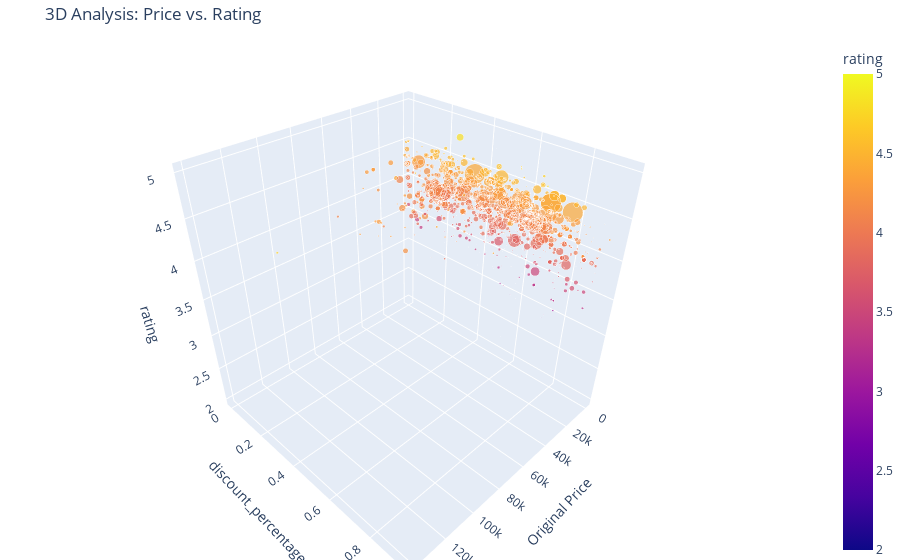

Source (notebook cell):
### Code cell
import plotly.express as px

# 3D Scatter Plot 생성
fig = px.scatter_3d(
    df, 
    x='actual_price', 
    y='discount_percentage', 
    z='rating',
    color='rating',           # 평점에 따라 색상 변경
    size='rating_count',      # 리뷰 수가 많을수록 점을 크게 표시
    opacity=0.7,
    labels={'actual_price': 'Original Price', 'discount_percentage': 'discount_percentage', 'rating': 'rating'},
    title='3D Analysis: Price vs. Rating'
)

# 레이아웃 설정 (차트가 너무 작지 않게)
fig.update_layout(margin=dict(l=0, r=0, b=0, t=40))
fig.show()

### Figure 1 — Plotly figure (JSON) as saved in the notebook; plotly's stock layout.template omitted (floating-point values rounded to 4 significant figures; data arrays with more than 128 entries replaced by an {"elided": "..."} marker saying what was removed)
{"data": [{"hovertemplate": "Original Price=%{x}<br>discount_percentage=%{y}<br>rating=%{marker.color}<br>rating_count=%{marker.size}<extra></extra>", "legendgroup": "", "marker": {"color": {"elided": "1424 float values"}, "coloraxis": "coloraxis", "opacity": 0.7, "size": {"elided": "1424 float values"}, "sizemode": "area", "sizeref": 1067.0, "symbol": "circle"}, "mode": "markers", "name": "", "scene": "scene", "showlegend": false, "type": "scatter3d", "x": {"elided": "1424 float values"}, "y": {"elided": "1424 float values"}, "z": {"elided": "1424 float values"}}], "layout": {"coloraxis": {"colorbar": {"title": {"text": "rating"}}, "colorscale": [[0, "#0d0887"], [0.1111, "#46039f"], [0.2222, "#7201a8"], [0.3333, "#9c179e"], [0.4444, "#bd3786"], [0.5556, "#d8576b"], [0.6667, "#ed7953"], [0.7778, "#fb9f3a"], [0.8889, "#fdca26"], [1, "#f0f921"]]}, "legend": {"itemsizing": "constant", "tracegroupgap": 0}, "margin": {"b": 0, "l": 0, "r": 0, "t": 40}, "scene": {"domain": {"x": [0, 1], "y": [0, 1]}, "xaxis": {"title": {"text": "Original Price"}}, "yaxis": {"title": {"text": "discount_percentage"}}, "zaxis": {"title": {"text": "rating"}}}, "title": {"text": "3D Analysis: Price vs. Rating"}}}
